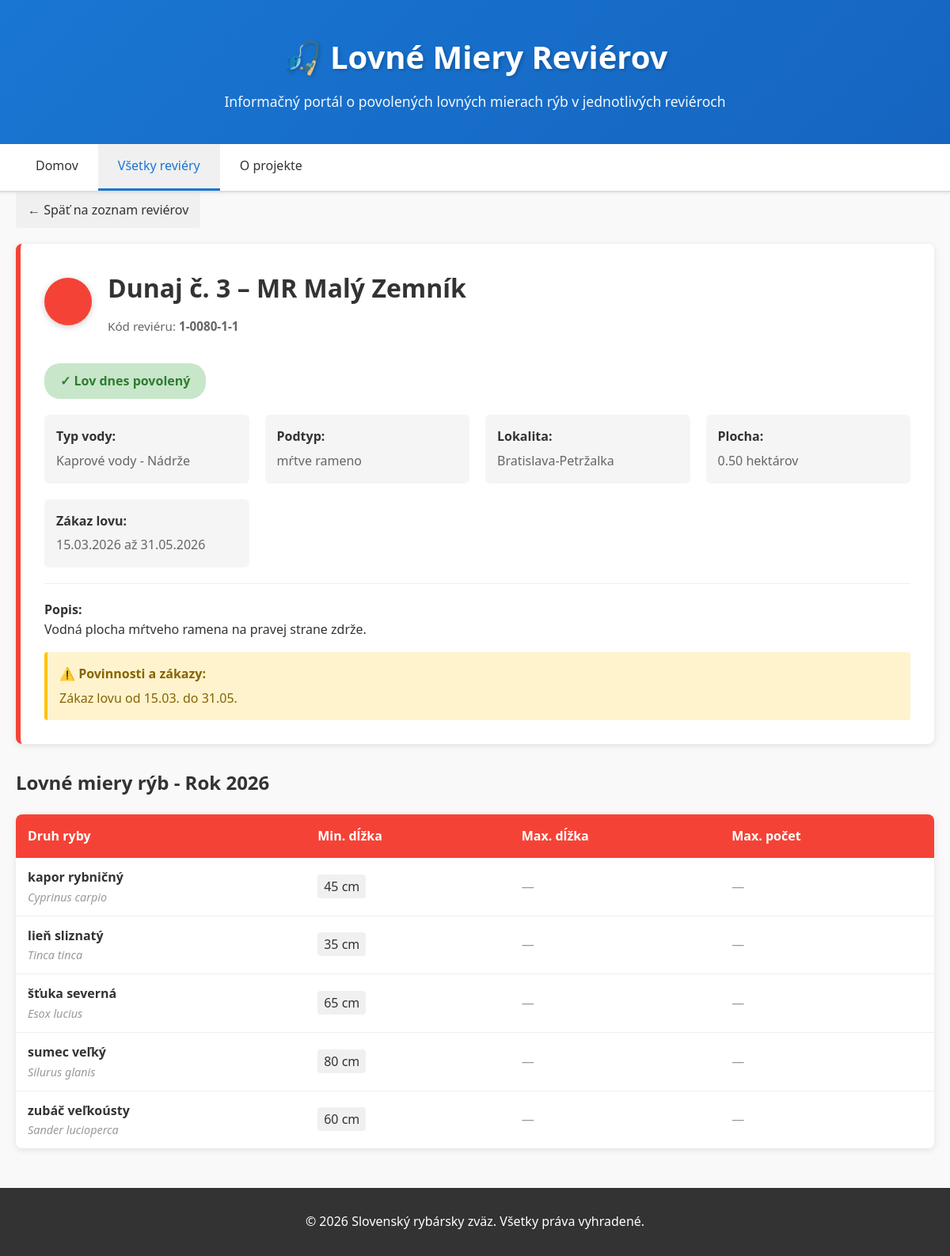
Screenshot of /detail.php?id=2 with the database file from the repository.
### tables this page shows
CREATE TABLE IF NOT EXISTS `reviery` (
  `id` INT AUTO_INCREMENT PRIMARY KEY,
  `kod_revieru` VARCHAR(20) NOT NULL UNIQUE,
  `nazev` VARCHAR(255) NOT NULL,
  `typ_vody_id` INT NOT NULL,
  `podtyp` VARCHAR(100),
  `plocha_ha` DECIMAL(10,2),
  `lokalita` VARCHAR(255),
  `popis` TEXT,
  `poznamky` TEXT,
  `zakaz_od` DATE,
  `zakaz_do` DATE,
  `povinnosti` TEXT,
  `created_at` TIMESTAMP DEFAULT CURRENT_TIMESTAMP,
  `updated_at` TIMESTAMP DEFAULT CURRENT_TIMESTAMP ON UPDATE CURRENT_TIMESTAMP,
  FOREIGN KEY (`typ_vody_id`) REFERENCES `typy_vod`(`id`)
);

CREATE TABLE IF NOT EXISTS `typy_vod` (
  `id` INT PRIMARY KEY,
  `nazev` VARCHAR(100) NOT NULL,
  `farba` VARCHAR(20) NOT NULL,
  `popis` TEXT
);

CREATE TABLE IF NOT EXISTS `lovne_miere` (
  `id` INT AUTO_INCREMENT PRIMARY KEY,
  `reviera_id` INT NOT NULL,
  `druh_ryby_id` INT NOT NULL,
  `rok` INT NOT NULL,
  `min_dlzka_cm` INT,
  `max_dlzka_cm` INT,
  `max_pocet` INT,
  `poznanka` TEXT,
  `created_at` TIMESTAMP DEFAULT CURRENT_TIMESTAMP,
  FOREIGN KEY (`reviera_id`) REFERENCES `reviery`(`id`),
  FOREIGN KEY (`druh_ryby_id`) REFERENCES `druhy_ryb`(`id`),
  UNIQUE KEY `unique_miera` (`reviera_id`, `druh_ryby_id`, `rok`)
);

CREATE TABLE IF NOT EXISTS `druhy_ryb` (
  `id` INT AUTO_INCREMENT PRIMARY KEY,
  `nazev` VARCHAR(100) NOT NULL,
  `vedecky_nazev` VARCHAR(150),
  `popis` TEXT,
  `created_at` TIMESTAMP DEFAULT CURRENT_TIMESTAMP
);

### models/Reviery.php (called while the page is built, shortened)
<?php
class Reviery {
    private $conn;
    private $table = 'reviery';
    public function __construct($db) {
        $this->conn = $db;
    }
    public function getById($id) {
        $query = 'SELECT r.*, t.nazev as typ_nazev, t.farba, t.popis as typ_popis
                  FROM ' . $this->table . ' r
                  JOIN typy_vod t ON r.typ_vody_id = t.id
                  WHERE r.id = ?';
        $stmt = $this->conn->prepare($query);
        $stmt->execute([$id]);
        return $stmt->fetch(PDO::FETCH_ASSOC);
    }
    public function getLoveneMiery($reviera_id) {
        $query = 'SELECT lm.*, dr.nazev as druh_nazev, dr.vedecky_nazev
                  FROM lovne_miere lm
                  JOIN druhy_ryb dr ON lm.druh_ryby_id = dr.id
                  WHERE lm.reviera_id = ? AND lm.rok = YEAR(NOW())
                  ORDER BY dr.nazev';
        $stmt = $this->conn->prepare($query);
        $stmt->execute([$reviera_id]);
        return $stmt->fetchAll(PDO::FETCH_ASSOC);
    }
    public function isLovPovoleny($reviera_id) {
        $query = 'SELECT r.zakaz_od, r.zakaz_do FROM ' . $this->table . ' r WHERE r.id = ?';
        $stmt = $this->conn->prepare($query);
        $stmt->execute([$reviera_id]);
        $result = $stmt->fetch(PDO::FETCH_ASSOC);
        $today_num = intval(date('n') . date('d'));
        $zakaz_od = intval(substr($result['zakaz_od'], 5, 2) . substr($result['zakaz_od'], 8, 2));
        $zakaz_do = intval(substr($result['zakaz_do'], 5, 2) . substr($result['zakaz_do'], 8, 2));
        if ($zakaz_od <= $zakaz_do) {
            return !($today_num >= $zakaz_od && $today_num <= $zakaz_do);
        } else {
            return !($today_num >= $zakaz_od || $today_num <= $zakaz_do);
        }
    }
}
?>

### public/detail.php (the view, shortened to what this page needs)
<?php
require_once '../models/Reviery.php';
$db = new Database();
$conn = $db->connect();
$id = intval($_GET['id']);
$revieryModel = new Reviery($conn);
$reviera = $revieryModel->getById($id);
$loveneMiery = $revieryModel->getLoveneMiery($id);
$lovPovoleny = $revieryModel->isLovPovoleny($id);
?>
<!DOCTYPE html>
<html lang="sk">
<head>
    <link rel="stylesheet" href="css/style.css">
</head>
<body>
    <header>
        <div class="container">
            <h1>🎣 Lovné Miery Reviérov</h1>
            <p>Informačný portál o povolených lovných mierach rýb v jednotlivých reviéroch</p>
        </div>
    </header>
    <nav class="navbar">
        <div class="container">
            <ul>
                <li><a href="index.php">Domov</a></li>
                <li><a href="reviery.php" class="active">Všetky reviéry</a></li>
                <li><a href="o-nas.php">O projekte</a></li>
            </ul>
        </div>
    </nav>
    <main class="container">
        <a href="reviery.php" class="back-link">← Späť na zoznam reviérov</a>
        <div class="detail-header">
            <div class="detail-header-top">
                <div class="color-circle"></div>
                <div class="header-info">
                    <h1><?php echo htmlspecialchars($reviera['nazev']); ?></h1>
                    <div class="kod">Kód reviéru: <strong><?php echo htmlspecialchars($reviera['kod_revieru']); ?></strong></div>
                </div>
            </div>
            <?php if ($lovPovoleny): ?>
                <span class="status-badge status-povoleny">✓ Lov dnes povolený</span>
            <?php else: ?>
                <span class="status-badge status-zakaz">⚠️ Dnes zákaz lovu</span>
            <?php endif; ?>
            <div class="detail-info">
                <div class="info-block">
                    <strong>Typ vody:</strong>
                    <span><?php echo htmlspecialchars($reviera['typ_nazev']); ?></span>
                </div>
                <?php if ($reviera['podtyp']): ?>
                    <div class="info-block">
                        <strong>Podtyp:</strong>
                        <span><?php echo htmlspecialchars($reviera['podtyp']); ?></span>
                    </div>
                <?php endif; ?>
                <?php if ($reviera['lokalita']): ?>
                    <div class="info-block">
                        <strong>Lokalita:</strong>
                        <span><?php echo htmlspecialchars($reviera['lokalita']); ?></span>
                    </div>
                <?php endif; ?>
                <?php if ($reviera['plocha_ha']): ?>
                    <div class="info-block">
                        <strong>Plocha:</strong>
                        <span><?php echo htmlspecialchars($reviera['plocha_ha']); ?> hektárov</span>
                    </div>
                <?php endif; ?>
                <?php if ($reviera['zakaz_od'] && $reviera['zakaz_do']): ?>
                    <div class="info-block">
                        <strong>Zákaz lovu:</strong>
                        <span><?php echo date('d.m.Y', strtotime($reviera['zakaz_od'])); ?> až <?php echo date('d.m.Y', strtotime($reviera['zakaz_do'])); ?></span>
                    </div>
                <?php endif; ?>
            </div>
            <?php if ($reviera['popis']): ?>
                <div style="margin-top: 20px; padding-top: 20px; border-top: 1px solid #eee;">
                    <strong>Popis:</strong><br>
                    <p><?php echo htmlspecialchars($reviera['popis']); ?></p>
                </div>
            <?php endif; ?>
            <?php if ($reviera['povinnosti']): ?>
                <div style="margin-top: 15px; padding: 15px; background-color: #fff3cd; border-radius: 4px; border-left: 4px solid #ffc107;">
                    <strong style="color: #856404;">⚠️ Povinnosti a zákazy:</strong><br>
                    <p style="color: #856404; margin: 5px 0 0 0;"><?php echo htmlspecialchars($reviera['povinnosti']); ?></p>
                </div>
            <?php endif; ?>
        </div>
        <section>
            <h2 style="margin-bottom: 20px; color: #333;">Lovné miery rýb - Rok 2026</h2>
            <?php if (count($loveneMiery) > 0): ?>
                <table class="lovne-miery-table">
                    <thead>
                        <tr>
                            <th>Druh ryby</th>
                            <th>Min. dĺžka</th>
                            <th>Max. dĺžka</th>
                            <th>Max. počet</th>
                        </tr>
                    </thead>
                    <tbody>
                        <?php foreach ($loveneMiery as $miera): ?>
                            <tr>
                                <td>
                                    <div class="druh-nazev"><?php echo htmlspecialchars($miera['druh_nazev']); ?></div>
                                    <div class="vedecky-nazev"><?php echo htmlspecialchars($miera['vedecky_nazev']); ?></div>
                                </td>
                                <td>
                                    <?php if ($miera['min_dlzka_cm']): ?>
                                        <span class="limit-value"><?php echo intval($miera['min_dlzka_cm']); ?> cm</span>
                                    <?php else: ?>
                                        <span class="no-limit">—</span>
                                    <?php endif; ?>
                                </td>
                                <td>
                                    <?php if ($miera['max_dlzka_cm']): ?>
                                        <span class="limit-value"><?php echo intval($miera['max_dlzka_cm']); ?> cm</span>
                                    <?php else: ?>
                                        <span class="no-limit">—</span>
                                    <?php endif; ?>
                                </td>
                                <td>
                                    <?php if ($miera['max_pocet']): ?>
                                        <span class="limit-value"><?php echo intval($miera['max_pocet']); ?> ks</span>
                                    <?php else: ?>
                                        <span class="no-limit">—</span>
                                    <?php endif; ?>
                                </td>
                            </tr>
                        <?php endforeach; ?>
                    </tbody>
                </table>
            <?php else: ?>
                <div style="background: white; padding: 30px; text-align: center; border-radius: 8px; box-shadow: 0 2px 8px rgba(0,0,0,0.1);">
                    <p>Pre tento reviér nie sú definované lovné miery</p>
                </div>
            <?php endif; ?>
        </section>
    </main>
    <footer>
        <div class="container">
            <p>&copy; 2026 Slovenský rybársky zväz. Všetky práva vyhradené.</p>
        </div>
    </footer>
</body>
</html>

### public/css/style.css (style rules this page uses)
:root { --primary-color: #1976D2; --secondary-color: #f44336; --success-color: #4CAF50; --warning-color: #FFC107; --danger-color: #f44336; --light-bg: #f5f5f5; --border-color: #ddd; --text-color: #333; --text-light: #666; }
* { margin: 0; padding: 0; box-sizing: border-box; }
body { font-family: 'Segoe UI', Tahoma, Geneva, Verdana, sans-serif; color: var(--text-color); line-height: 1.6; background-color: #f9f9f9; }
.container { max-width: 1200px; margin: 0 auto; padding: 0 20px; }
header { background: linear-gradient(135deg, var(--primary-color) 0%, #1565C0 100%); color: white; padding: 40px 0; text-align: center; box-shadow: 0 2px 5px rgba(0,0,0,0.1); }
header h1 { font-size: 2.5em; margin-bottom: 10px; text-shadow: 2px 2px 4px rgba(0,0,0,0.2); }
header p { font-size: 1.1em; opacity: 0.95; }
.navbar { background-color: #fff; border-bottom: 2px solid var(--border-color); position: sticky; top: 0; z-index: 100; box-shadow: 0 2px 3px rgba(0,0,0,0.05); }
.navbar ul { list-style: none; display: flex; gap: 0; }
.navbar a { display: block; padding: 15px 25px; text-decoration: none; color: var(--text-color); border-bottom: 3px solid transparent; transition: all 0.3s ease; font-weight: 500; }
.navbar a:hover, .navbar a.active { border-bottom-color: var(--primary-color); background-color: #f0f0f0; color: var(--primary-color); }
main { padding: 40px 0; }
footer { background-color: #333; color: white; text-align: center; padding: 30px 0; margin-top: 50px; }
footer p { margin: 0; }

### rows the page displays
reviery: nazev "Dunaj č. 3 – MR Malý Zemník", kod_revieru "1-0080-1-1", typ_vody.nazev "Kaprové vody - Nádrže", podtyp "mŕtve rameno", lokalita "Bratislava-Petržalka", plocha_ha "0.50", zakaz_od "15.03.2026", zakaz_do "31.05.2026", popis "Vodná plocha mŕtveho ramena na pravej strane zdrže.", povinnosti "Zákaz lovu od 15.03. do 31.05."
lovne_miere: druh_ryby.nazev "kapor rybničný", druh_ryby.vedecky_nazev "Cyprinus carpio", min_dlzka_cm "45"
lovne_miere: druh_ryby.nazev "lieň sliznatý", druh_ryby.vedecky_nazev "Tinca tinca", min_dlzka_cm "35"
lovne_miere: druh_ryby.nazev "šťuka severná", druh_ryby.vedecky_nazev "Esox lucius", min_dlzka_cm "65"
lovne_miere: druh_ryby.nazev "sumec veľký", druh_ryby.vedecky_nazev "Silurus glanis", min_dlzka_cm "80"
lovne_miere: druh_ryby.nazev "zubáč veľkoústy", druh_ryby.vedecky_nazev "Sander lucioperca", min_dlzka_cm "60"
